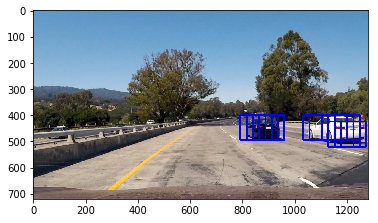
#> input picture output_images/detection_1.png, 378 x 223 px
$ python -i Project.py   (imports and definitions only)   (older library calls are emulated)
#> lines starting #> are read from the running program, lines starting #| are printed output that depends on the picture
#!/usr/bin/env python3
# -*- coding: utf-8 -*-
"""
Created on Tue Feb  6 16:49:41 2018

@author: en
"""
import cv2
import numpy as np
import matplotlib.pyplot as plt
import matplotlib.image as mpimg
import glob
import imageio
import pickle
import os.path
from moviepy.editor import VideoFileClip
#from IPython.display import HTML
#from IPython.display import clear_output
import time
from sklearn.svm import LinearSVC
from sklearn.preprocessing import StandardScaler
from skimage.feature import hog
from sklearn.cross_validation import train_test_split
from scipy.ndimage.measurements import label

# Define a function to return HOG features and visualization
def get_hog_features(img, orient, pix_per_cell, cell_per_block,
                        vis=False, feature_vec=True):
    # Call with two outputs if vis==True
    if vis == True:
        features, hog_image = hog(img, orientations=orient,
                                  pixels_per_cell=(pix_per_cell, pix_per_cell),
                                  cells_per_block=(cell_per_block, cell_per_block),
                                  transform_sqrt=True,
                                  visualise=vis, feature_vector=feature_vec)
        return features, hog_image
    # Otherwise call with one output
    else:
        features = hog(img, orientations=orient,
                       pixels_per_cell=(pix_per_cell, pix_per_cell),
                       cells_per_block=(cell_per_block, cell_per_block),
                       transform_sqrt=True,
                       visualise=vis, feature_vector=feature_vec)
        return features

# Define a function to compute binned color features
def bin_spatial(img, size=(32, 32)):
    # Use cv2.resize().ravel() to create the feature vector
    features = cv2.resize(img, size).ravel()
    # Return the feature vector
    return features

# color convertion function
# [7 lines left out: function convert_color, not called in this run]

# Compute color histograms on png images with range (0,1)
def color_hist(img, nbins=32, bins_range=(0, 1)):
    # Compute the histogram of the color channels separately
    channel1_hist = np.histogram(img[:,:,0], bins=nbins, range=bins_range)
    channel2_hist = np.histogram(img[:,:,1], bins=nbins, range=bins_range)
    channel3_hist = np.histogram(img[:,:,2], bins=nbins, range=bins_range)
    # Concatenate the histograms into a single feature vector
    hist_features = np.concatenate((channel1_hist[0], channel2_hist[0], channel3_hist[0]))
    # Return the individual histograms, bin_centers and feature vector
    return hist_features

# function to extract features from a list of images
# [54 lines left out: function extract_features, not called in this run]


# Extract features from a single image:
def single_img_features(img, color_space='RGB', spatial_size=(32, 32),
                        hist_bins=32, orient=9,
                        pix_per_cell=8, cell_per_block=2, hog_channel=0,
                        spatial_feat=True, hist_feat=True, hog_feat=True):
    #1) Define an empty list to receive features
    img_features = []
    #2) Apply color conversion if other than 'RGB'
    if color_space != 'RGB':
        if color_space == 'HSV':
            feature_image = cv2.cvtColor(img, cv2.COLOR_RGB2HSV)
        elif color_space == 'LUV':
            feature_image = cv2.cvtColor(img, cv2.COLOR_RGB2LUV)
        elif color_space == 'HLS':
            feature_image = cv2.cvtColor(img, cv2.COLOR_RGB2HLS)
        elif color_space == 'YUV':
            feature_image = cv2.cvtColor(img, cv2.COLOR_RGB2YUV)
        elif color_space == 'YCrCb':
            feature_image = cv2.cvtColor(img, cv2.COLOR_RGB2YCrCb)
    else: feature_image = np.copy(img)
    #3) Compute spatial features if flag is set
    if spatial_feat == True:
        spatial_features = bin_spatial(feature_image, size=spatial_size)
        #4) Append features to list
        img_features.append(spatial_features)
    #5) Compute histogram features if flag is set
    if hist_feat == True:
        hist_features = color_hist(feature_image, nbins=hist_bins)
        #6) Append features to list
        img_features.append(hist_features)
    #7) Compute HOG features if flag is set
    if hog_feat == True:
        if hog_channel == 'ALL':
            hog_features = []
            for channel in range(feature_image.shape[2]):
                hog_features.extend(get_hog_features(feature_image[:,:,channel],
                                    orient, pix_per_cell, cell_per_block,
                                    vis=False, feature_vec=True))
        else:
            hog_features = get_hog_features(feature_image[:,:,hog_channel], orient,
                        pix_per_cell, cell_per_block, vis=False, feature_vec=True)
        #8) Append features to list
        img_features.append(hog_features)

    #9) Return concatenated array of features
    return np.concatenate(img_features)

# function to draw bounding boxes
# [84 lines left out: functions draw_boxes, trainSVC, not called in this run]

def loadTrainedSVC(fileName):
#> called with fileName = 'train_data.p'
    try:
        # LOAD DATA:
        dist_pickle = pickle.load( open(fileName, "rb" ) )
#> (reads train_data.p from the repository)
        svc = dist_pickle["svc"]
        X_scaler = dist_pickle["X_scaler"]
        orient = dist_pickle["orient"]
        pix_per_cell = dist_pickle["pix_per_cell"]
        cell_per_block = dist_pickle["cell_per_block"]
        spatial_size = dist_pickle["spatial_size"]
        hist_bins = dist_pickle["hist_bins"]
        return svc, X_scaler, orient, pix_per_cell, cell_per_block, spatial_size,hist_bins
    except:
        print("Could not load data!\n")

# [15 lines left out: functions add_heat, apply_threshold, not called in this run]

# box must come in as np.array(2,2) [x,y],[x,y]
def draw_box(img,box):
    cv2.rectangle(img, (box[0,0],box[0,1]), (box[1,0],box[1,1]), (0,0,255), 6)
    return img


# [106 lines left out: functions draw_labeled_bboxes, find_cars, filterBoxList, not called in this run]


class detector():
    # [31 lines left out: functions __init__, process, stacked, not called in this run]

##########################################


# OR LOAD TRAINING:
# [1 line that did not run here, left out]

ystart = 400
ystop = 656
scale = 1.5

# [1 line not run here, left out]

# [1 line that did not run here, left out]
# [1 line that did not run here, left out]

# [1 line that did not run here, left out]
# [2 lines not run here, left out]

# [1 line that did not run here, left out]
# [1 line that did not run here, left out]
fig = plt.figure()
# [1 line not run here, left out]

fig = plt.figure()
# [1 line not run here, left out]

fig = plt.figure()
# [9 lines not run here, left out]

"""
SVM training function
"""
# [7 lines left out: function train, not called in this run]

"""
Video Processing tools
"""
# [8 lines left out: function video_processor, not called in this run]

"""
DEMOS
"""

# DEMO 1
"""
Load and display car and non car objects:
"""
# [16 lines left out: function demo1, not called in this run]

# DEMO 2
"""
Demonstrate the response of car/ non car vechiles to features
"""
# [99 lines left out: function demo2, not called in this run]

# DEMO 3
"""
This demo plots the all boxes from find_cars
"""
# [15 lines left out: function demo3, not called in this run]

# DEMO 4
"""
this demo plots all heat maps used for filtering target boxes:
"""
# [24 lines left out: function demo4, not called in this run]


# DEMO 5
"""
this demo plots after heatmap processing:
"""
# [18 lines left out: function demo5, not called in this run]

>>> import cv2
>>> picture = cv2.cvtColor(cv2.imread('output_images/detection_1.png'), cv2.COLOR_BGR2RGB)
>>> result = single_img_features(picture)
#> in bin_spatial, `features = cv2.resize(img, size).ravel()`: features = 3072 values, max 255 at index 0, min 0 at index 1596, mean 152.1
#> in single_img_features, `spatial_features = bin_spatial(feature_image, size=spatial_size)`: spatial_features has the same summary as features in bin_spatial
#> in color_hist, `hist_features = np.concatenate((channel1_hist[0], channel2_hist[0], ch..`: hist_features = 96 values, max 1516 at index 32, min 0 at index 1, mean 35.9
#> in get_hog_features, `features = hog(img, orientations=orient, pixels_per_cell=(pix_per_cell..`:
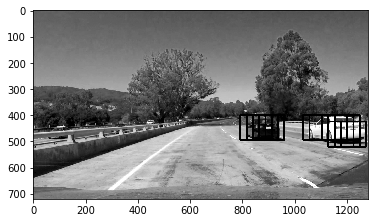
#> img: shape (223, 378); min 0, max 255, mean 146
